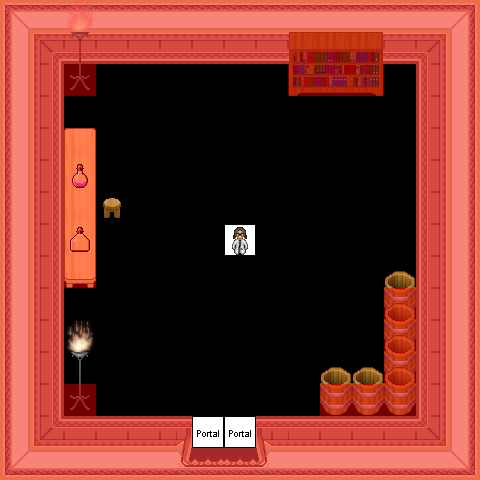

This game map was drawn from its Tiled (.tmx) file and the tilesets committed beside it. A one-line description and the trimmed map source follow:
An orthogonal 15x15 tile map with 32x32 px tiles, 6 tile layers (1_terrain, 2_object, 3_roof, objects, ...), 1 hidden layer not drawn, 16 tilesets and 2 objects (2x mapchange_exit).

<map version="1.8" tiledversion="1.8.4" orientation="orthogonal" renderorder="right-down" width="15" height="15" tilewidth="32" tileheight="32" infinite="0" nextlayerid="8" nextobjectid="1">
 <tileset firstgid="1" name="wall" tilewidth="32" tileheight="32" tilecount="16" columns="2">
  <image source="../../tileset/building/wall/int_wall_pale.png" width="64" height="256" />
 </tileset>
 <tileset firstgid="17" name="wall2" tilewidth="32" tileheight="32" tilecount="20" columns="2">
  <image source="../../tileset/building/wall/int_wall_purple.png" width="64" height="320" />
 </tileset>
 <tileset firstgid="37" name="entrance" tilewidth="32" tileheight="32" tilecount="36" columns="9">
  <image source="../../tileset/building/entrance/pale_red_ns.png" width="288" height="128" />
 </tileset>
 <tileset firstgid="73" name="entrance details" tilewidth="32" tileheight="32" tilecount="6" columns="3">
  <image source="../../tileset/building/entrance/detail_ns.png" width="96" height="64" />
 </tileset>
 <tileset firstgid="79" name="ground_4" tilewidth="32" tileheight="32" tilecount="40" columns="4">
  <image source="../../tileset/ground/ground_4.png" width="128" height="320" />
 </tileset>
 <tileset firstgid="119" name="barrell" tilewidth="32" tileheight="32" tilecount="2" columns="1">
  <image source="../../tileset/item/pot/barrel_tall.png" width="32" height="64" />
 </tileset>
 <tileset firstgid="121" name="stool" tilewidth="32" tileheight="32" tilecount="1" columns="1">
  <image source="../../tileset/furniture/chair/stool.png" width="32" height="32" />
 </tileset>
 <tileset firstgid="122" name="collision" tilewidth="32" tileheight="32" tilecount="1" columns="1">
  <image source="../../tileset/logic/collision.png" width="32" height="32" />
 </tileset>
 <tileset firstgid="123" name="portal" tilewidth="32" tileheight="32" tilecount="24" columns="8">
  <image source="../../tileset/logic/portal.png" width="256" height="96" />
 </tileset>
 <tileset firstgid="147" name="table2" tilewidth="32" tileheight="32" tilecount="3" columns="1">
  <image source="../../tileset/furniture/table/long_front_on_pale.png" width="32" height="96" />
 </tileset>
 <tileset firstgid="150" name="bookshelf" tilewidth="32" tileheight="32" tilecount="6" columns="3">
  <image source="../../tileset/furniture/shelve/dark_bookshelf_2.png" width="96" height="64" />
 </tileset>
 <tileset firstgid="156" name="chem1" tilewidth="32" tileheight="32" tilecount="5" columns="1">
  <image source="../../tileset/item/chemistry/bottle.png" width="32" height="160" />
 </tileset>
 <tileset firstgid="161" name="chem2" tilewidth="32" tileheight="32" tilecount="12" columns="4">
  <image source="../../tileset/item/chemistry/empty_bottles.png" width="128" height="96" />
 </tileset>
 <tileset firstgid="173" name="steel lamp" tilewidth="32" tileheight="32" tilecount="3" columns="1">
  <image source="../../tileset/furniture/light/iron_lamp.png" width="32" height="96" />
 </tileset>
 <tileset firstgid="176" name="flames" tilewidth="32" tileheight="32" tilecount="6" columns="6">
  <image source="../../tileset/furniture/light/flames.png" width="192" height="32" />
 </tileset>
 <tileset firstgid="182" name="imperial" tilewidth="32" tileheight="32" tilecount="16" columns="8">
  <image source="../../tileset/logic/creature/human_imperial.png" width="256" height="64" />
 </tileset>
 <layer id="1" name="0_floor" width="15" height="15" visible="0">
  <data>[225 cells, 225 non-empty, 1 distinct tile ids]</data>
 </layer>
 <layer id="2" name="1_terrain" width="15" height="15">
  <data>[225 cells, 121 non-empty, 31 distinct tile ids]</data>
 </layer>
 <layer id="3" name="2_object" width="15" height="15">
  <data>[225 cells, 9 non-empty, 7 distinct tile ids]</data>
 </layer>
 <layer id="4" name="3_roof" width="15" height="15">
  <data>[225 cells, 10 non-empty, 6 distinct tile ids]</data>
 </layer>
 <layer id="5" name="objects" width="15" height="15">
  <data>[225 cells, 3 non-empty, 2 distinct tile ids]</data>
 </layer>
 <layer id="6" name="collision" width="15" height="15" opacity="0.44">
  <data>[225 cells, 118 non-empty, 1 distinct tile ids]</data>
 </layer>
 <layer id="7" name="protection" width="15" height="15">
  <data>[225 cells, 0 non-empty, 0 distinct tile ids]</data>
 </layer>
 <objectgroup name="Mapevents">
  <object name="house5_entrance_west" type="mapchange_exit" id="1" x="192" y="416" width="32" height="32">
   <properties>
    <property name="map" value="-1_fado_great_cave_w_x1_y3" />
    <property name="place" value="house5_west_entrance" />
   </properties>
  </object>
  <object name="house5_entrance_east" type="mapchange_exit" id="2" x="224" y="416" width="32" height="32">
   <properties>
    <property name="map" value="-1_fado_great_cave_w_x1_y3" />
    <property name="place" value="house5_east_entrance" />
   </properties>
  </object>
 </objectgroup>
</map>
